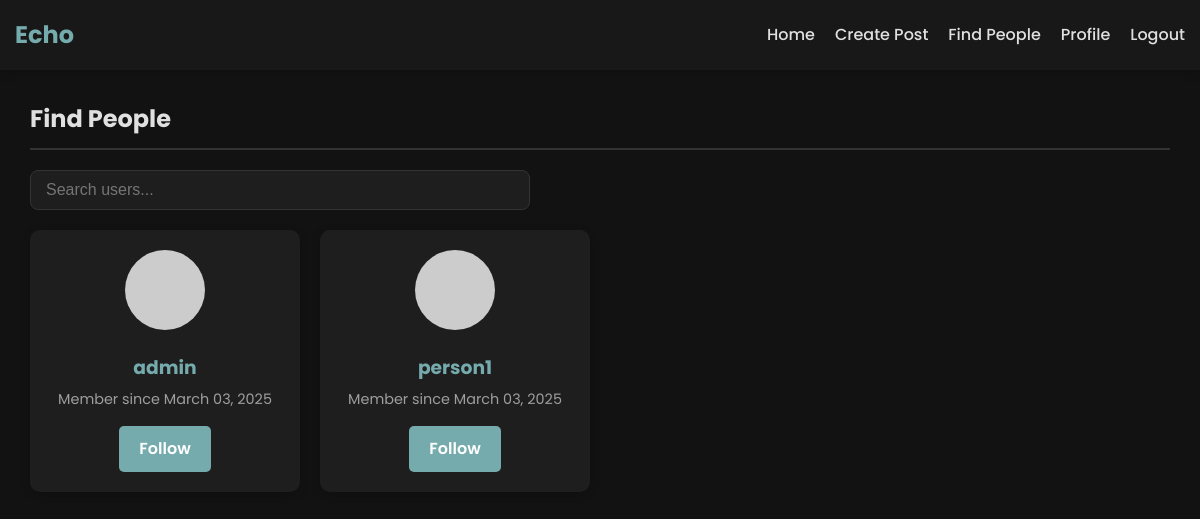
Screenshot of /users (signed in) with the database file from the repository.
### app.py (models this page shows, shortened)
class User(UserMixin, db.Model):
    id = db.Column(db.Integer, primary_key=True)
    username = db.Column(db.String(80), unique=True, nullable=False)
    email = db.Column(db.String(120), unique=True, nullable=False)
    password_hash = db.Column(db.String(128), nullable=False)
    bio = db.Column(db.Text, default='')
    join_date = db.Column(db.DateTime, default=datetime.utcnow)
    posts = db.relationship('Post', backref='author', lazy=True)
    likes = db.relationship('Like', backref='user', lazy='dynamic', cascade='all, delete-orphan')
    friends = db.relationship('User',
                              secondary=friendship,
                              primaryjoin=(friendship.c.user_id == id),
                              secondaryjoin=(friendship.c.friend_id == id),
                              backref=db.backref('followed_by', lazy='dynamic'),
                              lazy='dynamic')
    def is_friend(self, user):
        return self.friends.filter(friendship.c.friend_id == user.id).count() > 0

### app.py (the view, shortened to what this page needs)
@app.route('/users')
@login_required
def users():
    all_users = User.query.filter(User.id != current_user.id).all()
    return render_template('users.html', users=all_users)

### app.py (called while the page is built)
@login_manager.user_loader
def load_user(user_id):
    return User.query.get(int(user_id))

### templates/users.html (shortened to what this page needs)
{% extends 'base.html' %}
{% block content %}
<div class="users-container">
    <h2>Find People</h2>
    <div class="search-container">
        <div class="search-input-wrapper">
            <input type="text" id="userSearchInput" class="search-input" placeholder="Search users..." autocomplete="off">
        </div>
    </div>
    <div id="searchResults">
        {% if users %}
            <div class="users-grid">
                {% for user in users %}
                    <div class="user-card">
                        <div class="user-avatar">
                            <img src="https://ui-avatars.com/api/?name={{ user.username }}&background=random" alt="Avatar">
                        </div>
                        <div class="user-info">
                            <h3><a href="{{ url_for('profile', username=user.username) }}">{{ user.username }}</a></h3>
                            <p class="join-date">Member since {{ user.join_date.strftime('%B %d, %Y') }}</p>
                        </div>
                        <div class="user-actions">
                            {% if current_user.is_friend(user) %}
                                <a href="{{ url_for('remove_friend', user_id=user.id) }}" class="btn btn-danger">Unfollow</a>
                            {% else %}
                                <a href="{{ url_for('add_friend', user_id=user.id) }}" class="btn btn-primary">Follow</a>
                            {% endif %}
                        </div>
                    </div>
                {% endfor %}
            </div>
        {% else %}
            <div class="empty-state">
                <i class="fas fa-users"></i>
                <p>No other users found.</p>
            </div>
        {% endif %}
    </div>
</div>
{% endblock %}

### static/css/style.css (style rules this page uses)
:root { --primary-color: #76ABAE; --primary-dark: #3286a0; --secondary-color: #76ABAE; --secondary-dark: #3286a0; --danger-color: #cf6679; --danger-dark: #b55a68; --text-color: #e0e0e0; --text-light: #9e9e9e; --background-color: #121212; --card-color: #1e1e1e; --border-color: #333333; --box-shadow: 0 2px 10px rgba(0, 0, 0, 0.2); --highlight-color: #2d2d2d; }
* { margin: 0; padding: 0; box-sizing: border-box; }
body { font-family: 'Poppins', sans-serif; line-height: 1.6; color: var(--text-color); background-color: var(--background-color); display: flex; flex-direction: column; min-height: 100vh; overflow-x: hidden; }
a { color: var(--primary-color); text-decoration: none; transition: color 0.3s; }
.btn { display: inline-block; padding: 10px 20px; border-radius: 5px; font-weight: 500; cursor: pointer; text-align: center; border: none; transition: background-color 0.3s, transform 0.2s; }
.btn-primary, .btn-secondary, .btn-danger { font-weight: 600; }
.btn-primary { background-color: var(--primary-color); color: white; }
.post-meta, .user-info .join-date, .profile-info .join-date { color: var(--text-light); }
.users-container { margin: 30px 0; padding: 0 15px; }
.users-container h2 { margin-bottom: 20px; color: var(--text-color); border-bottom: 2px solid var(--border-color); padding-bottom: 10px; }
.users-grid { display: grid; grid-template-columns: repeat(auto-fill, minmax(250px, 1fr)); gap: 20px; }
.user-card { background-color: var(--card-color); border-radius: 10px; padding: 20px; box-shadow: var(--box-shadow); display: flex; flex-direction: column; align-items: center; text-align: center; transition: transform 0.3s; }
.user-avatar { margin-bottom: 15px; }
.user-avatar img { width: 80px; height: 80px; border-radius: 50%; object-fit: cover; }
.user-info h3 { margin-bottom: 5px; }
.user-info .join-date { color: var(--text-light); font-size: 0.9rem; margin-bottom: 15px; }
.user-actions { margin-top: auto; }
.search-container { margin-bottom: 20px; width: 100%; }
.search-input-wrapper { position: relative; width: 100%; max-width: 500px; }
.search-input { width: 100%; padding: 10px 15px; padding-right: 40px; border-radius: 8px; border: 1px solid var(--border-color); background-color: var(--card-color); color: var(--text-color); font-size: 16px; }

### rows the page displays
User: username "admin", join_date "March 03, 2025"
User: username "person1", join_date "March 03, 2025"
